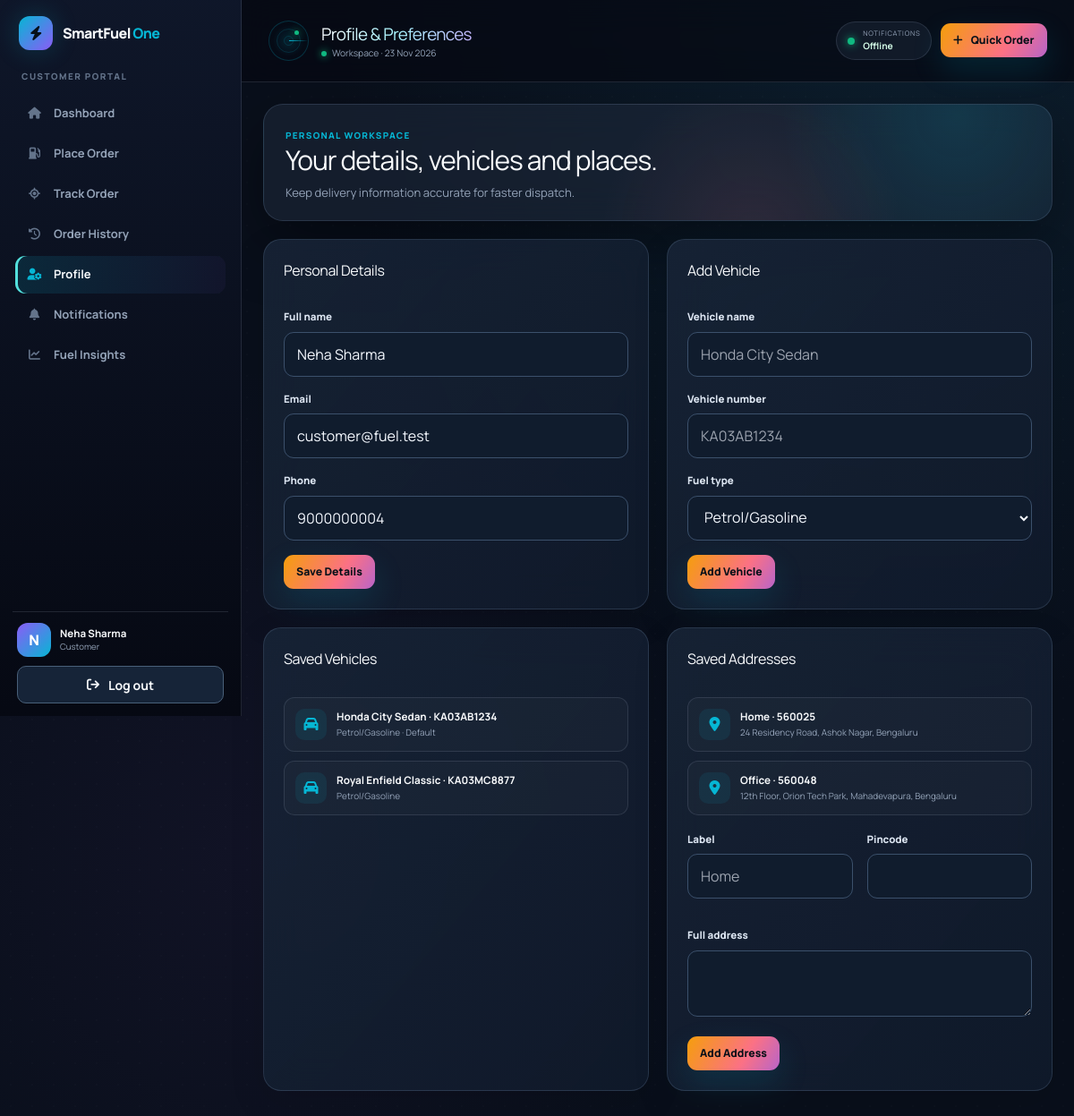
Page /customer/profile.php (signed in) on the committed database.
### tables this page shows
CREATE TABLE users (
    id INT UNSIGNED AUTO_INCREMENT PRIMARY KEY,
    full_name VARCHAR(120) NOT NULL,
    email VARCHAR(190) NOT NULL,
    password_hash VARCHAR(255) NOT NULL,
    phone VARCHAR(20) NOT NULL,
    role ENUM('customer', 'delivery_agent', 'admin') NOT NULL DEFAULT 'customer',
    avatar_url VARCHAR(500) NULL,
    status ENUM('active', 'suspended') NOT NULL DEFAULT 'active',
    created_at TIMESTAMP NOT NULL DEFAULT CURRENT_TIMESTAMP,
    UNIQUE KEY uq_users_email (email),
    UNIQUE KEY uq_users_phone (phone),
    KEY idx_users_role_status (role, status)
);

CREATE TABLE customer_vehicles (
    id INT UNSIGNED AUTO_INCREMENT PRIMARY KEY,
    customer_id INT UNSIGNED NOT NULL,
    vehicle_name VARCHAR(80) NOT NULL,
    vehicle_number VARCHAR(30) NOT NULL,
    fuel_type ENUM('Petrol/Gasoline', 'Diesel', 'Premium Octane', 'CNG') NOT NULL,
    is_default TINYINT(1) NOT NULL DEFAULT 0,
    UNIQUE KEY uq_vehicle_number (vehicle_number),
    KEY idx_vehicle_customer (customer_id),
    CONSTRAINT fk_vehicle_customer FOREIGN KEY (customer_id) REFERENCES users(id) ON DELETE CASCADE
);

CREATE TABLE delivery_addresses (
    id INT UNSIGNED AUTO_INCREMENT PRIMARY KEY,
    customer_id INT UNSIGNED NOT NULL,
    label VARCHAR(50) NOT NULL,
    full_address VARCHAR(500) NOT NULL,
    pincode VARCHAR(10) NOT NULL,
    is_default TINYINT(1) NOT NULL DEFAULT 0,
    KEY idx_address_customer (customer_id),
    CONSTRAINT fk_address_customer FOREIGN KEY (customer_id) REFERENCES users(id) ON DELETE CASCADE
);

### config/db.php (called while the page is built, shortened)
<?php
function db(): PDO
{
    static $pdo = null;
    if ($pdo instanceof PDO) {
        return $pdo;
    }
    try {
        $pdo = new PDO(
            'mysql:host=' . DB_HOST . ';dbname=' . DB_NAME . ';charset=utf8mb4',
            DB_USER,
            DB_PASS,
            [
                PDO::ATTR_ERRMODE => PDO::ERRMODE_EXCEPTION,
                PDO::ATTR_DEFAULT_FETCH_MODE => PDO::FETCH_ASSOC,
                PDO::ATTR_EMULATE_PREPARES => false,
            ]
        );
    } catch (PDOException $exception) {
        render_unexpected_error($exception);
    }
    sf_schema($pdo);
    return $pdo;
}
function ensure_realtime_schema(): bool
{
    return true;
}
function url(string $path = ''): string
{
    return BASE_URL . ($path === '' ? '' : '/' . ltrim($path, '/'));
}
function e(mixed $value): string
{
    return htmlspecialchars((string) $value, ENT_QUOTES, 'UTF-8');
}
function require_role(string $role): array
{
    $statement = db()->prepare('SELECT * FROM users WHERE id = ? AND status = \'active\' LIMIT 1');
    $statement->execute([(int) $_SESSION['user_id']]);
    $user = $statement->fetch();
    return $user;
}
function role_home(string $role): string
{
    return match ($role) {
        'admin' => 'admin/dashboard.php',
        'delivery_agent' => 'delivery/dashboard.php',
        default => 'customer/dashboard.php',
    };
}

### config/upgrade.php (called while the page is built, shortened)
<?php
function sf_schema(PDO $pdo): void
{
    $pdo->exec("CREATE TABLE IF NOT EXISTS sf_versions (version INT PRIMARY KEY, installed_at TIMESTAMP DEFAULT CURRENT_TIMESTAMP) ENGINE=InnoDB");
    if ($pdo->query('SELECT version FROM sf_versions WHERE version=1')->fetchColumn()) {
        return;
    }
    if ((int) $pdo->query("SELECT GET_LOCK('smartfuel_upgrade_v1',15)")->fetchColumn() !== 1) {
        throw new RuntimeException('Upgrade is busy. Refresh in a moment.');
    }
    try {
        if ($pdo->query('SELECT version FROM sf_versions WHERE version=1')->fetchColumn()) {
            return;
        }
        foreach ($statements as $sql) {
            $pdo->exec($sql);
        }
        $pdo->exec("INSERT IGNORE INTO sf_agent_approvals(user_id,approval_status) SELECT id,'Approved' FROM users WHERE role='delivery_agent'");
        $pdo->exec('INSERT IGNORE INTO sf_order_details(order_id) SELECT id FROM orders');
        $pdo->exec("UPDATE sf_order_details d JOIN orders o ON o.id=d.order_id SET d.refund_status='Pending' WHERE o.order_status='Cancelled' AND o.payment_status='Paid' AND d.refund_status='Not required'");
        $pdo->exec('INSERT IGNORE INTO sf_inventory_settings(fuel_id) SELECT id FROM fuel_inventory');
        $pdo->exec('DELETE FROM agent_live_locations');
        $pdo->exec('INSERT INTO sf_versions(version) VALUES(1)');
    } finally {
        $pdo->query("SELECT RELEASE_LOCK('smartfuel_upgrade_v1')");
    }
}

### customer/profile.php (the view, shortened to what this page needs)
<?php
require_once __DIR__ . '/../includes/dashboard_layout.php';
$user = require_role('customer');
$vehicleStatement=db()->prepare('SELECT * FROM customer_vehicles WHERE customer_id=? ORDER BY is_default DESC,id');$vehicleStatement->execute([$user['id']]);$vehicles=$vehicleStatement->fetchAll();
$addressStatement=db()->prepare('SELECT * FROM delivery_addresses WHERE customer_id=? ORDER BY is_default DESC,id');$addressStatement->execute([$user['id']]);$addresses=$addressStatement->fetchAll();
dashboard_start('Profile & Preferences','profile',$user);
?>
<section class="welcome-panel"><div><span class="eyebrow">Personal workspace</span><h2>Your details, vehicles and places.</h2><p>Keep delivery information accurate for faster dispatch.</p></div></section>
<div class="dashboard-grid equal"><form class="panel" method="post"><?= csrf_field() ?><input type="hidden" name="action" value="profile"><div class="panel-head"><h2>Personal Details</h2></div><div class="form-group"><label>Full name</label><input name="full_name" value="<?= e($user['full_name']) ?>" required></div><div class="form-group"><label>Email</label><input value="<?= e($user['email']) ?>" disabled></div><div class="form-group"><label>Phone</label><input name="phone" value="<?= e($user['phone']) ?>" required></div><button class="btn btn-small">Save Details</button></form><form class="panel" method="post"><?= csrf_field() ?><input type="hidden" name="action" value="vehicle"><div class="panel-head"><h2>Add Vehicle</h2></div><div class="form-group"><label>Vehicle name</label><input name="vehicle_name" placeholder="Honda City Sedan" required></div><div class="form-group"><label>Vehicle number</label><input name="vehicle_number" placeholder="KA03AB1234" required></div><div class="form-group"><label>Fuel type</label><select name="fuel_type"><option>Petrol/Gasoline</option><option>Diesel</option><option>Premium Octane</option><option>CNG</option></select></div><button class="btn btn-small">Add Vehicle</button></form></div>
<div class="dashboard-grid equal"><section class="panel"><div class="panel-head"><h2>Saved Vehicles</h2></div><div class="quick-actions"><?php foreach($vehicles as $vehicle): ?><div class="quick-action"><i class="fa-solid fa-car"></i><div><strong><?= e($vehicle['vehicle_name']) ?> · <?= e($vehicle['vehicle_number']) ?></strong><small><?= e($vehicle['fuel_type']) ?><?= $vehicle['is_default']?' · Default':'' ?></small></div></div><?php endforeach; ?></div></section><section class="panel"><div class="panel-head"><h2>Saved Addresses</h2></div><div class="quick-actions"><?php foreach($addresses as $address): ?><div class="quick-action"><i class="fa-solid fa-location-dot"></i><div><strong><?= e($address['label']) ?> · <?= e($address['pincode']) ?></strong><small><?= e($address['full_address']) ?></small></div></div><?php endforeach; ?></div><form method="post" style="margin-top:18px"><?= csrf_field() ?><input type="hidden" name="action" value="address"><div class="form-grid"><div class="form-group"><label>Label</label><input name="label" placeholder="Home" required></div><div class="form-group"><label>Pincode</label><input name="pincode" maxlength="6" required></div><div class="form-group full"><label>Full address</label><textarea name="full_address" required></textarea></div></div><button class="btn btn-small">Add Address</button></form></section></div>
<?php dashboard_end(); ?>

### includes/dashboard_layout.php (shortened to what this page needs)
<?php
require_once __DIR__ . '/../config/db.php';
function get_dashboard_links(string $role): array
{
    return [
        ['dashboard', 'customer/dashboard.php', 'fa-house', 'Dashboard'],
        ['order', 'customer/place_order.php', 'fa-gas-pump', 'Place Order'],
        ['track', 'customer/track_order.php', 'fa-location-crosshairs', 'Track Order'],
        ['history', 'customer/order_history.php', 'fa-clock-rotate-left', 'Order History'],
        ['profile', 'customer/profile.php', 'fa-user-gear', 'Profile'],
    ];
}
function dashboard_start(string $title, string $active, array $user): void
{
    $links = get_dashboard_links($user['role']);
    $links[] = ['notifications', 'account/notifications.php', 'fa-bell', 'Notifications'];
    if ($user['role'] === 'customer') {
        $links[] = ['insights', 'customer/insights.php', 'fa-chart-line', 'Fuel Insights'];
    }
    $roleLabel = match ($user['role']) {
        'admin' => 'Administration',
        'delivery_agent' => 'Delivery Partner',
        default => 'Customer Portal',
    };
    ?>
<!DOCTYPE html>
<html lang="en">
<head>
    <script src="https://cdn.tailwindcss.com"></script>
    <link rel="stylesheet" href="https://cdnjs.cloudflare.com/ajax/libs/font-awesome/6.5.2/css/all.min.css">
    <link rel="stylesheet" href="<?= url('assets/css/custom.css') ?>">
    <link rel="stylesheet" href="<?= url('assets/css/upgrade.css') ?>">
    <link rel="stylesheet" href="<?= url('assets/css/cleanup.css') ?>">
    <link rel="stylesheet" href="https://unpkg.com/leaflet@1.9.4/dist/leaflet.css">
</head>
<body class="dashboard-body">
<div class="dashboard-shell">
    <aside class="sidebar" data-sidebar>
        <div class="side-head">
            <a class="brand" href="<?= url(role_home($user['role'])) ?>"><span class="brand-mark"><i class="fa-solid fa-bolt"></i></span><span>SmartFuel <em>One</em></span></a>
        </div>
        <p class="role-label"><?= e($roleLabel) ?></p>
        <nav class="side-nav">
            <?php foreach ($links as [$key, $path, $icon, $label]): ?>
                <a class="<?= $active === $key ? 'active' : '' ?>" href="<?= url($path) ?>"><i class="fa-solid <?= e($icon) ?>"></i><span><?= e($label) ?></span></a>
            <?php endforeach; ?>
        </nav>
        <div class="side-profile">
            <div class="avatar"><?= e(strtoupper(substr($user['full_name'], 0, 1))) ?></div>
            <div><strong><?= e($user['full_name']) ?></strong><small><?= e(ucwords(str_replace('_', ' ', $user['role']))) ?></small></div>
            <a class="sidebar-logout" href="<?= url('auth/logout.php') ?>"><i class="fa-solid fa-arrow-right-from-bracket" aria-hidden="true"></i> Log out</a>
        </div>
    </aside>
    <main class="dashboard-main">
        <header class="operations-header">
            <span class="radar" aria-hidden="true"><i></i><b></b></span>
            <div class="operations-title"><h1><?= e($title) ?></h1><p><span></span> Workspace · <?= date('d M Y') ?></p></div>
            <div class="header-actions">
                <a class="network-pill" href="<?= url('account/notifications.php') ?>"><i></i><span><small>NOTIFICATIONS</small><strong data-unread>0</strong></span></a>
                <?php if ($user['role'] === 'customer'): ?><a class="btn btn-small" data-magnetic href="<?= url('customer/place_order.php') ?>"><i class="fa-solid fa-plus"></i> Quick Order</a><?php endif; ?>
            </div>
        </header>
        <div class="dashboard-content" data-sync-content>
    <?php
}
function dashboard_end(): void
{
    ?>
        </div>
    </main>
</div>
</body>
</html>
    <?php
}
    ?>

### assets/css/upgrade.css (style rules this page uses)
:root { --sf-surface: rgba(18, 28, 45, .88); --sf-border: rgba(157, 184, 222, .16); }
.dashboard-body { background: radial-gradient(ellipse at 85% 0%, #11374b66, transparent 45%), radial-gradient(ellipse at 25% 75%, #34235133, transparent 40%), #090f1b; }
.dashboard-content { max-width: 1580px; margin-inline: auto; }
.panel, .metric-card { border: 1px solid var(--sf-border); box-shadow: 0 14px 40px #0000001a; background: linear-gradient(130deg, #182538d9, #101a2be8); }
.panel { margin-bottom: 24px; }
.panel h2 { margin-bottom: 12px; letter-spacing: -.025em; }
.welcome-panel { padding: 28px; border-radius: 22px; border: 1px solid var(--sf-border); }
.welcome-panel h2 { letter-spacing: -.035em; }
.welcome-panel p { max-width: 680px; line-height: 1.65; }
.side-nav { gap: 5px; }
.side-nav a { min-height: 44px; }
.side-nav a.active { box-shadow: inset 3px 0 #53e0dc; }
.operations-header { backdrop-filter: blur(18px); }
.form-group input, .form-group select, .form-group textarea, .sf-assign input, .sf-assign select { background-color: #101c2d; color: #f5f9ff; border: 1px solid #3b506b; border-radius: 11px; padding: 12px 14px; min-height: 46px; }
.form-group label { display: block; line-height: 1.6; }
input::placeholder, textarea::placeholder { color: #8fa6c0; }
select option { background: #142136; color: #f4f8ff; }

### assets/css/cleanup.css (style rules this page uses)
.dashboard-body .sidebar { height: 100vh; height: 100dvh; overflow: hidden; padding: 18px 14px 14px; }
.sidebar .side-head, .sidebar .role-label { flex-shrink: 0; }
.sidebar .role-label { margin: 22px 10px 10px; }
.sidebar .side-nav { flex: 1 1 auto; min-height: 0; overflow-y: auto; overflow-x: hidden; align-content: start; overscroll-behavior: contain; padding: 3px 3px 12px; gap: 3px; }
.sidebar .side-nav a { min-height: 42px; padding: 9px 12px; font-size: 13px; }
.sidebar .side-profile { flex-shrink: 0; grid-template-columns: auto minmax(0, 1fr); margin-top: 0; padding: 12px 5px 0; row-gap: 10px; background: transparent; }
.side-profile strong { display: block; overflow: hidden; text-overflow: ellipsis; white-space: nowrap; }
.sidebar .sidebar-logout { grid-column: 1 / -1; display: flex; align-items: center; justify-content: center; gap: 10px; min-height: 42px; padding: 8px 12px; border: 1px solid #496079; border-radius: 10px; background: #162438; color: #f8fafc; font-size: 14px; font-weight: 700; }
.dashboard-content { padding: 24px; }
.dashboard-content .welcome-panel { padding: 20px 24px; margin-bottom: 20px; }
.dashboard-content .welcome-panel h2 { font-size: clamp(24px, 2.5vw, 34px); line-height: 1.2; }
.dashboard-content .welcome-panel p { font-size: 13px; margin-top: 8px; }
.dashboard-content .panel { padding: 22px; margin-bottom: 20px; }
.dashboard-content .dashboard-grid { gap: 20px; }

### rows in the picture
users: role "CUSTOMER PORTAL", full_name "N", full_name "Neha Sharma", role "Customer", email "customer@fuel.test", phone "9000000004"
customer_vehicles: vehicle_name "Honda City Sedan", vehicle_number "KA03AB1234", fuel_type "Petrol/Gasoline", is_default "· Default"
customer_vehicles: vehicle_name "Royal Enfield Classic", vehicle_number "KA03MC8877", fuel_type "Petrol/Gasoline"
delivery_addresses: label "Home", pincode "560025", full_address "24 Residency Road, Ashok Nagar, Bengaluru"
delivery_addresses: label "Office", pincode "560048", full_address "12th Floor, Orion Tech Park, Mahadevapura, Bengaluru"

### other values in the picture
$label "Dashboard"
$label "Place Order"
$label "Track Order"
$label "Order History"
$label "Profile"
$label "Notifications"
$label "Fuel Insights"
